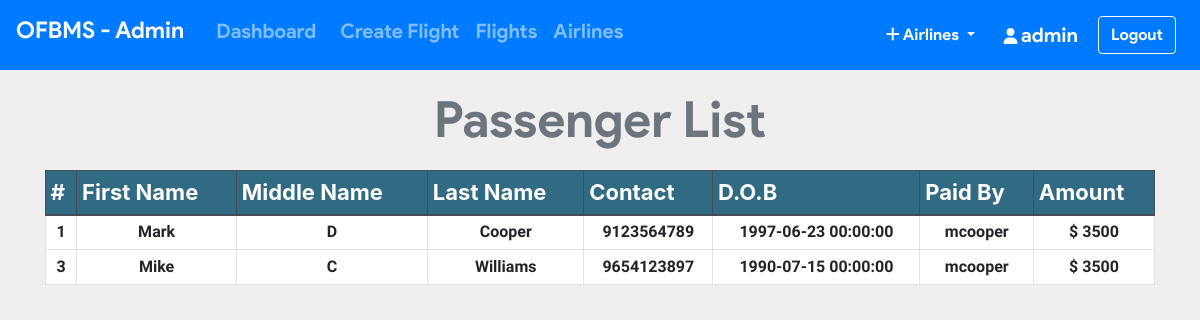
/admin/pass_list.php?flight_id=2 (signed in), run on the app's committed database.
### tables this page shows
CREATE TABLE `ticket` (
  `ticket_id` int(11) NOT NULL,
  `passenger_id` int(11) NOT NULL,
  `flight_id` int(11) NOT NULL,
  `user_id` int(11) NOT NULL,
  `seat_no` varchar(10) NOT NULL,
  `cost` int(11) NOT NULL,
  `class` varchar(3) NOT NULL
);

CREATE TABLE `passenger_profile` (
  `passenger_id` int(11) NOT NULL,
  `user_id` int(11) NOT NULL,
  `flight_id` int(11) NOT NULL,
  `mobile` varchar(110) NOT NULL,
  `dob` datetime NOT NULL,
  `f_name` varchar(20) DEFAULT NULL,
  `m_name` varchar(20) DEFAULT NULL,
  `l_name` varchar(20) DEFAULT NULL
);

CREATE TABLE `users` (
  `user_id` int(11) NOT NULL,
  `username` varchar(20) NOT NULL,
  `email` varchar(50) NOT NULL,
  `password` varchar(100) NOT NULL
);

CREATE TABLE `payment` (
  `card_no` varchar(16) NOT NULL,
  `user_id` int(11) NOT NULL,
  `flight_id` int(11) NOT NULL,
  `expire_date` varchar(5) DEFAULT NULL,
  `amount` int(11) NOT NULL
);

### admin/pass_list.php (the view, shortened to what this page needs)
<?php include_once 'header.php'; ?>
<?php include_once 'footer.php';
require '../helpers/init_conn_db.php';?>
    <main>
        <?php if(isset($_SESSION['adminId'])) { ?>
          <div class="container-md mt-2">
            <h1 class="display-4 text-center text-secondary"
              >Passenger List</h1>
            <table class="table table-bordered table-sm">
              <thead class="thead-dark">
                <tr>
                  <th>#</th>
                  <th scope="col">First Name</th>
                  <th scope="col">Middle Name</th>
                  <th scope="col">Last Name</th>
                  <th scope="col">Contact</th>
                  <th scope="col">D.O.B</th>
                  <th scope="col">Paid By</th>
                  <th scope="col">Amount</th>
                </tr>
              </thead>
              <tbody>
                <?php
                $cnt=1;
                $flight_id = $_GET['flight_id'];
                $sql_t = 'SELECT * FROM Ticket WHERE flight_id=?';
                $stmt_t = mysqli_stmt_init($conn);
                if(!mysqli_stmt_prepare($stmt_t,$sql_t)) {
                    header('Location: ticket.php?error=sqlerror');
                    exit();
                } else {
                    mysqli_stmt_bind_param($stmt_t,'i',$flight_id);
                    mysqli_stmt_execute($stmt_t);
                    $result_t = mysqli_stmt_get_result($stmt_t);
                    while($row_t = mysqli_fetch_assoc($result_t)) {
                      $sql = 'SELECT * FROM Passenger_profile WHERE passenger_id=?';
                      $stmt = mysqli_stmt_init($conn);
                      mysqli_stmt_prepare($stmt,$sql);
                      mysqli_stmt_bind_param($stmt,'i',$row_t['passenger_id']);
                      mysqli_stmt_execute($stmt);
                      $result = mysqli_stmt_get_result($stmt);
                      if ($row = mysqli_fetch_assoc($result)) {
                          $sql_p = 'SELECT * FROM PAYMENT WHERE flight_id=? AND user_id=?';
                          $stmt_p = mysqli_stmt_init($conn);
                          mysqli_stmt_prepare($stmt_p,$sql_p);
                          mysqli_stmt_bind_param($stmt_p,'ii',$flight_id,$row['user_id']);
                          mysqli_stmt_execute($stmt_p);
                          $result_p = mysqli_stmt_get_result($stmt_p);
                          if ($row_p = mysqli_fetch_assoc($result_p)) {
                            $sql_u = 'SELECT * FROM Users WHERE user_id=?';
                            $stmt_u = mysqli_stmt_init($conn);
                            mysqli_stmt_prepare($stmt_u,$sql_u);
                            mysqli_stmt_bind_param($stmt_u,'i',$row['user_id']);
                            mysqli_stmt_execute($stmt_u);
                            $result_u = mysqli_stmt_get_result($stmt_u);
                            if ($row_u = mysqli_fetch_assoc($result_u)) {
                              echo "
                              <tr class='text-center'>
                                <td>".$cnt."</td>
                                <td>".$row['f_name']."</td>
                                <td>".$row['m_name']."</td>
                                <td>".$row['l_name']."</td>
                                <td>".$row['mobile']."</td>
                                <td>".$row['dob']."</td>
                                <td scope='row'>".$row_u['username']."</td>
                                <td>$ ".$row_p['amount']."</td>
                              </tr>
                              ";
                            }
                          }
                      }
                      $cnt++; }
                      }
                ?>
              </tbody>
            </table>
          </div>
        <?php } ?>
    </main>

### admin/header.php (style rules this page uses)
.table .thead-dark th { background-color: #316b83; }

### admin/pass_list.php (style rules this page uses)
table { background-color: white; }
h1 { margin-top: 20px; margin-bottom: 20px; font-family: 'product sans'; font-size: 50px !important; font-weight: lighter; }
body { background-color: #efefef; }
th { font-size: 22px; }
td { margin-top: 10px !important; font-size: 16px; font-weight: bold; font-family: 'Assistant', sans-serif !important; }

### data on the page
ticket: passenger.f_name "Mark", passenger.m_name "D", passenger.l_name "Cooper", passenger.mobile "9123564789", passenger.dob "1997-06-23 00:00:00", user.username "mcooper", payment.amount "3500"
ticket: passenger.f_name "Mike", passenger.m_name "C", passenger.l_name "Williams", passenger.mobile "9654123897", passenger.dob "1990-07-15 00:00:00", user.username "mcooper", payment.amount "3500"

### other printed values
$_SESSION['adminUname'] "admin"
